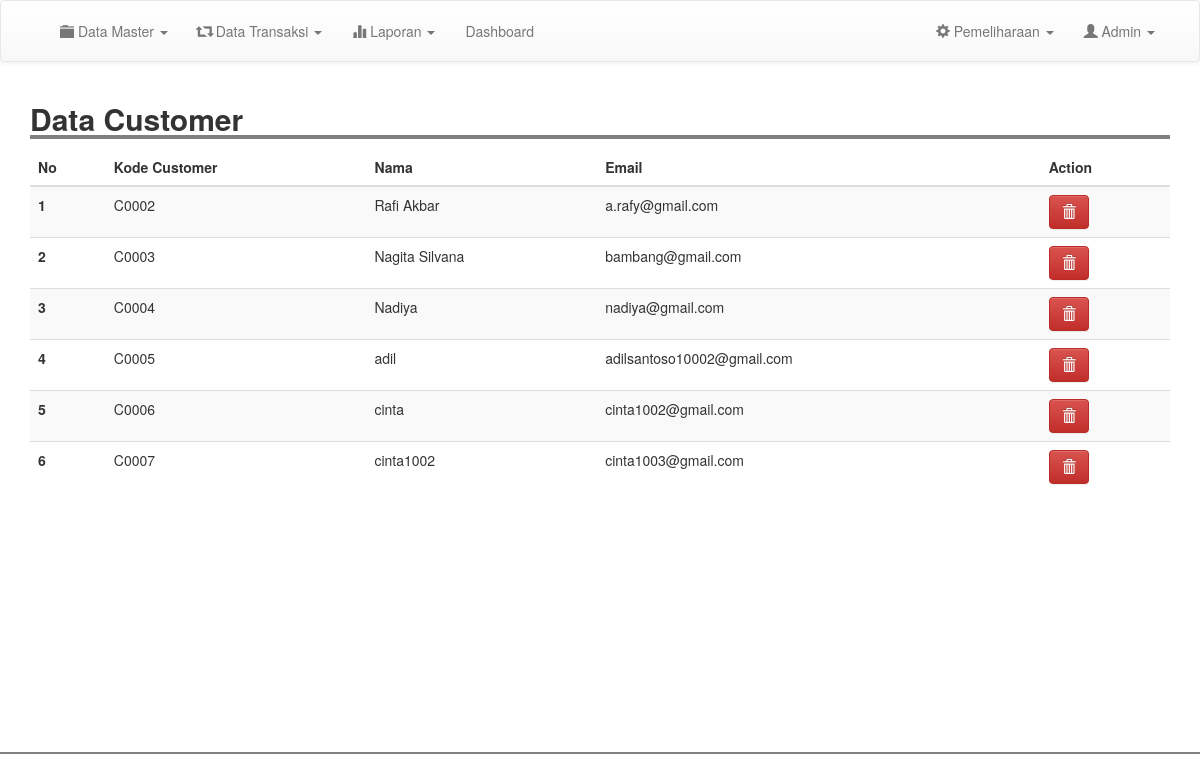
Before: /admin/m_customer.php (signed in) with the older database file.
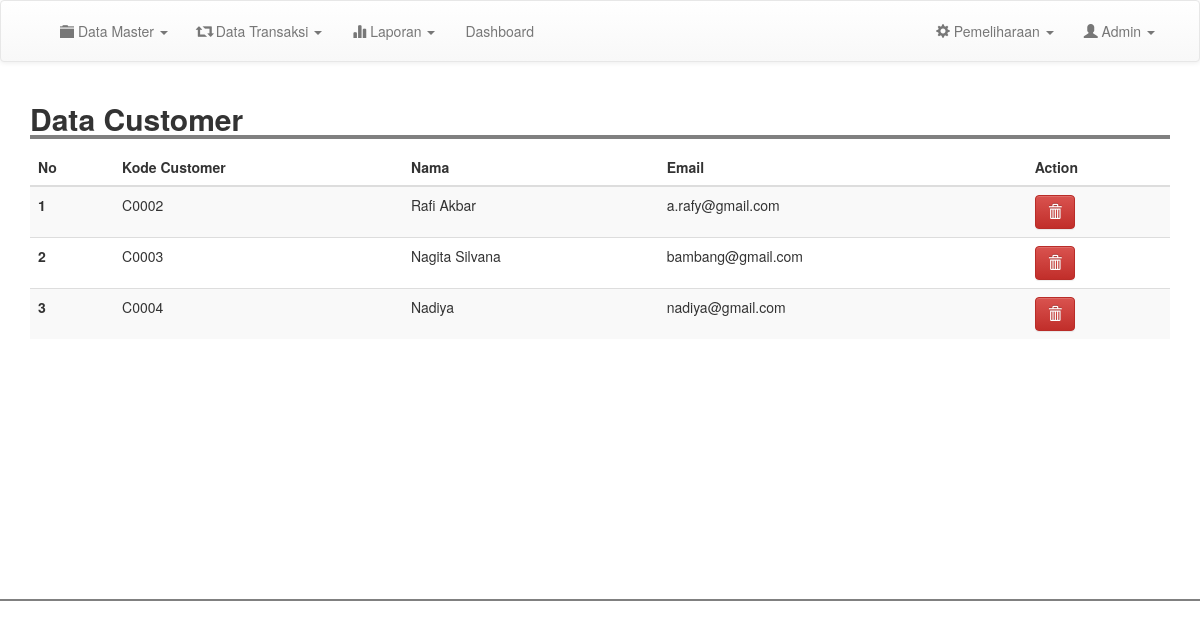
After: the same page with the newer database file.
### tables this page shows
CREATE TABLE `customer` (
  `kode_customer` varchar(100) NOT NULL,
  `nama` varchar(100) NOT NULL,
  `email` varchar(100) NOT NULL,
  `username` varchar(100) NOT NULL,
  `password` varchar(100) NOT NULL,
  `telp` varchar(200) NOT NULL
);

### admin/m_customer.php (the view, shortened to what this page needs)
<?php
include 'header.php';
?>
<div class="container">
	<h2 style=" width: 100%; border-bottom: 4px solid gray"><b>Data Customer</b></h2>
	<table class="table table-striped">
		<thead>
			<tr>
				<th scope="col">No</th>
				<th scope="col">Kode Customer</th>
				<th scope="col">Nama</th>
				<th scope="col">Email</th>
				<th scope="col">Action</th>
			</tr>
		</thead>
		<tbody>
			<?php
			$result = mysqli_query($conn, "SELECT * FROM customer order by kode_customer asc");
			$no =1;
			while ($row = mysqli_fetch_assoc($result)) {
				?>
				<tr>
					<th scope="row"><?php echo $no; ?></th>
					<td><?= $row['kode_customer'];  ?></td>
					<td><?= $row['nama'];  ?></td>
					<td><?= $row['email'];  ?></td>
					<td><a href="m_customer.php?kode=<?php echo $row['kode_customer'];?>&page=del" class="btn btn-danger" onclick="return confirm('Yakin Ingin Menghapus Data ?')"><i class="glyphicon glyphicon-trash"></i> </a></td>
				</tr>
				<?php
				$no++;
			}
			?>
		</tbody>
	</table>
</div>
<br>
<br>
<br>
<br>
<br>
<br>
<br>
<br>
<br>
<br>
<br>
<br>
<?php
include 'footer.php';
?>

Changed rows visible on the page:
removed customer: kode_customer "C0005", nama "adil", email "adilsantoso10002@gmail.com"
removed customer: kode_customer "C0006", nama "cinta", email "cinta1002@gmail.com"
removed customer: kode_customer "C0007", nama "cinta1002", email "cinta1003@gmail.com"
